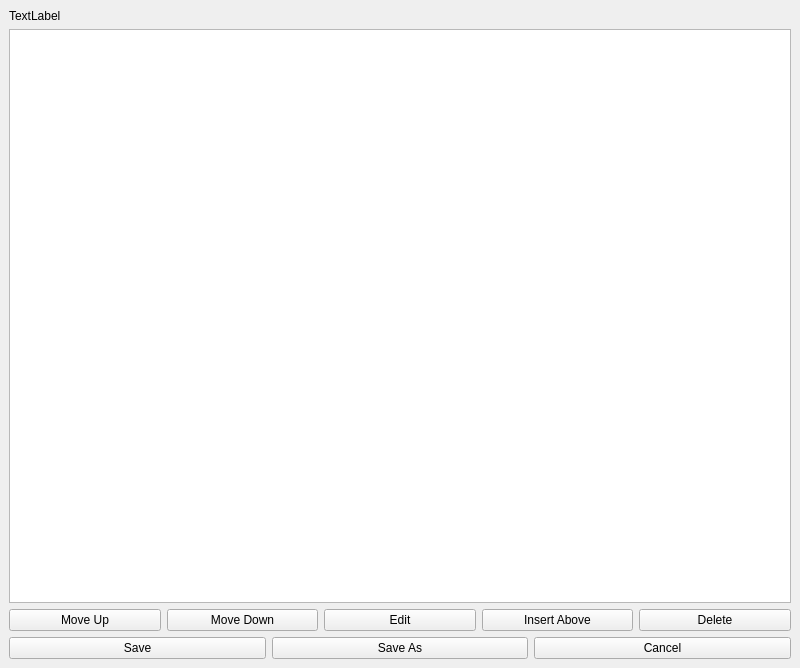
<?xml version="1.0" encoding="UTF-8"?>
<ui version="4.0">
 <class>listEdit</class>
 <widget class="QMainWindow" name="listEdit">
  <property name="geometry">
   <rect>
    <x>0</x>
    <y>0</y>
    <width>800</width>
    <height>668</height>
   </rect>
  </property>
  <property name="windowTitle">
   <string>ListEdit</string>
  </property>
  <widget class="QWidget" name="centralwidget">
   <layout class="QVBoxLayout" name="verticalLayout">
    <item>
     <widget class="QLabel" name="editWhatLabel">
      <property name="text">
       <string>TextLabel</string>
      </property>
     </widget>
    </item>
    <item>
     <widget class="QListWidget" name="listWidget">
      <property name="sortingEnabled">
       <bool>false</bool>
      </property>
     </widget>
    </item>
    <item>
     <layout class="QHBoxLayout" name="horizontalLayout_2">
      <item>
       <widget class="QPushButton" name="moveUpButton">
        <property name="text">
         <string>Move Up</string>
        </property>
       </widget>
      </item>
      <item>
       <widget class="QPushButton" name="moveDownButton">
        <property name="text">
         <string>Move Down</string>
        </property>
       </widget>
      </item>
      <item>
       <widget class="QPushButton" name="editButton">
        <property name="text">
         <string>Edit</string>
        </property>
       </widget>
      </item>
      <item>
       <widget class="QPushButton" name="insertAboveButton">
        <property name="text">
         <string>Insert Above</string>
        </property>
       </widget>
      </item>
      <item>
       <widget class="QPushButton" name="deletebutton">
        <property name="text">
         <string>Delete</string>
        </property>
       </widget>
      </item>
     </layout>
    </item>
    <item>
     <layout class="QHBoxLayout" name="horizontalLayout_3">
      <item>
       <widget class="QPushButton" name="saveButton">
        <property name="text">
         <string>Save</string>
        </property>
       </widget>
      </item>
      <item>
       <widget class="QPushButton" name="saveAsButton">
        <property name="text">
         <string>Save As</string>
        </property>
       </widget>
      </item>
      <item>
       <widget class="QPushButton" name="cancelButton">
        <property name="text">
         <string>Cancel</string>
        </property>
       </widget>
      </item>
     </layout>
    </item>
   </layout>
  </widget>
 </widget>
 <resources/>
 <connections>
  <connection>
   <sender>moveUpButton</sender>
   <signal>clicked()</signal>
   <receiver>listEdit</receiver>
   <slot>buttonMoveUpPressed()</slot>
   <hints>
    <hint type="sourcelabel">
     <x>128</x>
     <y>619</y>
    </hint>
    <hint type="destinationlabel">
     <x>7</x>
     <y>568</y>
    </hint>
   </hints>
  </connection>
  <connection>
   <sender>moveDownButton</sender>
   <signal>clicked()</signal>
   <receiver>listEdit</receiver>
   <slot>buttonMoveDownPressed()</slot>
   <hints>
    <hint type="sourcelabel">
     <x>265</x>
     <y>622</y>
    </hint>
    <hint type="destinationlabel">
     <x>3</x>
     <y>622</y>
    </hint>
   </hints>
  </connection>
  <connection>
   <sender>editButton</sender>
   <signal>clicked()</signal>
   <receiver>listEdit</receiver>
   <slot>buttonEditPressed()</slot>
   <hints>
    <hint type="sourcelabel">
     <x>397</x>
     <y>617</y>
    </hint>
    <hint type="destinationlabel">
     <x>4</x>
     <y>516</y>
    </hint>
   </hints>
  </connection>
  <connection>
   <sender>insertAboveButton</sender>
   <signal>clicked()</signal>
   <receiver>listEdit</receiver>
   <slot>buttonInsertAbovePressed()</slot>
   <hints>
    <hint type="sourcelabel">
     <x>583</x>
     <y>614</y>
    </hint>
    <hint type="destinationlabel">
     <x>0</x>
     <y>432</y>
    </hint>
   </hints>
  </connection>
  <connection>
   <sender>deletebutton</sender>
   <signal>clicked()</signal>
   <receiver>listEdit</receiver>
   <slot>buttonDeletePressed()</slot>
   <hints>
    <hint type="sourcelabel">
     <x>740</x>
     <y>622</y>
    </hint>
    <hint type="destinationlabel">
     <x>799</x>
     <y>602</y>
    </hint>
   </hints>
  </connection>
  <connection>
   <sender>saveButton</sender>
   <signal>clicked()</signal>
   <receiver>listEdit</receiver>
   <slot>buttonSavePressed()</slot>
   <hints>
    <hint type="sourcelabel">
     <x>64</x>
     <y>653</y>
    </hint>
    <hint type="destinationlabel">
     <x>-3</x>
     <y>651</y>
    </hint>
   </hints>
  </connection>
  <connection>
   <sender>saveAsButton</sender>
   <signal>clicked()</signal>
   <receiver>listEdit</receiver>
   <slot>buttonSaveAsPressed()</slot>
   <hints>
    <hint type="sourcelabel">
     <x>461</x>
     <y>641</y>
    </hint>
    <hint type="destinationlabel">
     <x>795</x>
     <y>564</y>
    </hint>
   </hints>
  </connection>
  <connection>
   <sender>cancelButton</sender>
   <signal>clicked()</signal>
   <receiver>listEdit</receiver>
   <slot>buttonCancelPressed()</slot>
   <hints>
    <hint type="sourcelabel">
     <x>659</x>
     <y>648</y>
    </hint>
    <hint type="destinationlabel">
     <x>800</x>
     <y>649</y>
    </hint>
   </hints>
  </connection>
 </connections>
 <slots>
  <slot>buttonMoveUpPressed()</slot>
  <slot>buttonMoveDownPressed()</slot>
  <slot>buttonEditPressed()</slot>
  <slot>buttonInsertAbovePressed()</slot>
  <slot>buttonDeletePressed()</slot>
  <slot>buttonSavePressed()</slot>
  <slot>buttonSaveAsPressed()</slot>
  <slot>buttonCancelPressed()</slot>
 </slots>
</ui>
